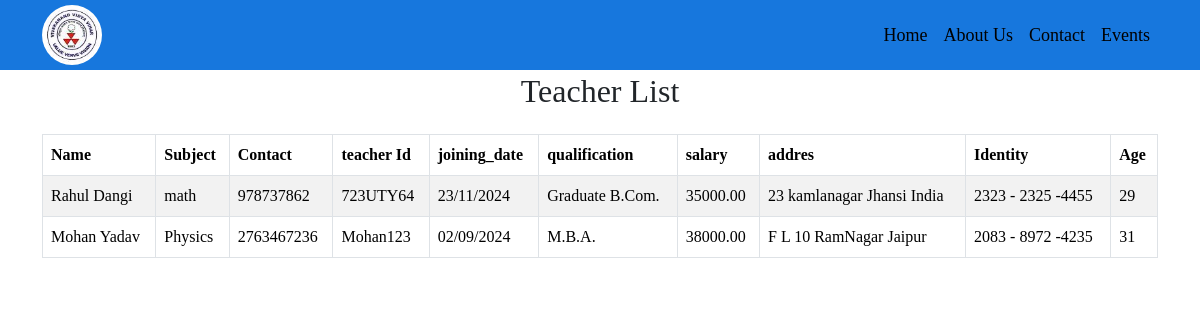
Page /teacher_list on the committed database.
### mySch/models.py (models this page shows, shortened)
class Teacher(models.Model):
    name = models.CharField(max_length=100)
    contact = models.CharField(max_length=15)
    teacher_id = models.CharField(max_length=30)
    subject = models.CharField(max_length=15)
    joining_date = models.CharField(max_length=50)
    salary = models.DecimalField(max_digits=10, decimal_places=2)
    qualification = models.CharField(max_length=50)
    address= models.CharField(max_length=100)
    identity= models.CharField(max_length=100)
    age = models.IntegerField()

### mySch/views.py (the view)
# urls.py: path('teacher_list', views.teacher_list,name="teacher_list"),
def teacher_list(request):
    teacher_list =Teacher.objects.all()
    context = {
        'teacher_list':teacher_list
    }
    return render(request,'teacher-list.html',context)

### templates/teacher-list.html (shortened to what this page needs)
<!DOCTYPE html>
<html lang="en">
  <head>
    <link
      href="https://cdn.jsdelivr.net/npm/bootstrap@5.3.3/dist/css/bootstrap.min.css"
      rel="stylesheet"
    />
    <link rel="stylesheet" href="static/style2.css" sss />
  </head>
  <body>
    <nav class="navbar navbar-expand-lg navbar-light fixed-top">
      <div class="container">
        <a class="navbar-brand" id="navbar-brand" href="/"
          ><img
            class="rounded-circle"
            height="60px"
            src="static/imagesSchool/logo2.jpg"
            alt="Vivekanand VIdhya Vihar"
        /></a>
        <div class="collapse navbar-collapse" id="navbarNav">
          <ul class="navbar-nav ms-auto">
            <li class="nav-item">
              <a class="nav-link" href="/">Home</a>
            </li>
            <li class="nav-item">
              <a class="nav-link" href="/about">About Us</a>
            </li>
            <li class="nav-item">
              <a class="nav-link" href="/contact">Contact</a>
            </li>
            <li class="nav-item">
              <a class="nav-link" href="/event">Events</a>
            </li>
          </ul>
        </div>
      </div>
    </nav>
    <div class="container mt-4 pt-5">
      <h2 class="st-heading text-center mb-4">Teacher List</h2>
      <table class="table table-striped table-bordered">
        <thead class="st-thead">
          <tr>
            <th>Name</th>
            <th>Subject</th>
            <th>Contact</th>
            <th>teacher Id</th>
            <th>joining_date</th>
            <th>qualification</th>
            <th>salary</th>
            <th>addres</th>
            <th>Identity</th>
            <th>Age</th>
          </tr>
        </thead>
        <tbody id="studentTableBody" class="st-tbody">
          {% for teacher in teacher_list %}
          <tr>
            <td>{{ teacher.name }}</td>
            <td>{{ teacher.subject }}</td>
            <td>{{ teacher.contact }}</td>
            <td>{{ teacher.teacher_id }}</td>
            <td>{{ teacher.joining_date }}</td>
            <td>{{ teacher.qualification }}</td>
            <td>{{ teacher.salary }}</td>
            <td>{{ teacher.address }}</td>
            <td>{{ teacher.identity }}</td>
            <td>{{ teacher.age }}</td>
          </tr>
          {% endfor %}
        </tbody>
      </table>
    </div>
  </body>
</html>

### static/style2.css (style rules this page uses)
body { font-family:'roboto condenced',sens-serif; font-weight: 400; }
.navbar { background-color: #1777dd; height: 70px; }
.navbar-nav .nav-link { color: #000000 !important; font-size: 18px; }

### rows in the picture
Teacher: name "Rahul Dangi", subject "math", contact "978737862", teacher_id "723UTY64", joining_date "23/11/2024", qualification "Graduate B.Com.", salary "35000.00", address "23 kamlanagar Jhansi India", identity "2323 - 2325 -4455", age "29"
Teacher: name "Mohan Yadav", subject "Physics", contact "2763467236", teacher_id "Mohan123", joining_date "02/09/2024", qualification "M.B.A.", salary "38000.00", address "F L 10 RamNagar Jaipur", identity "2083 - 8972 -4235", age "31"
